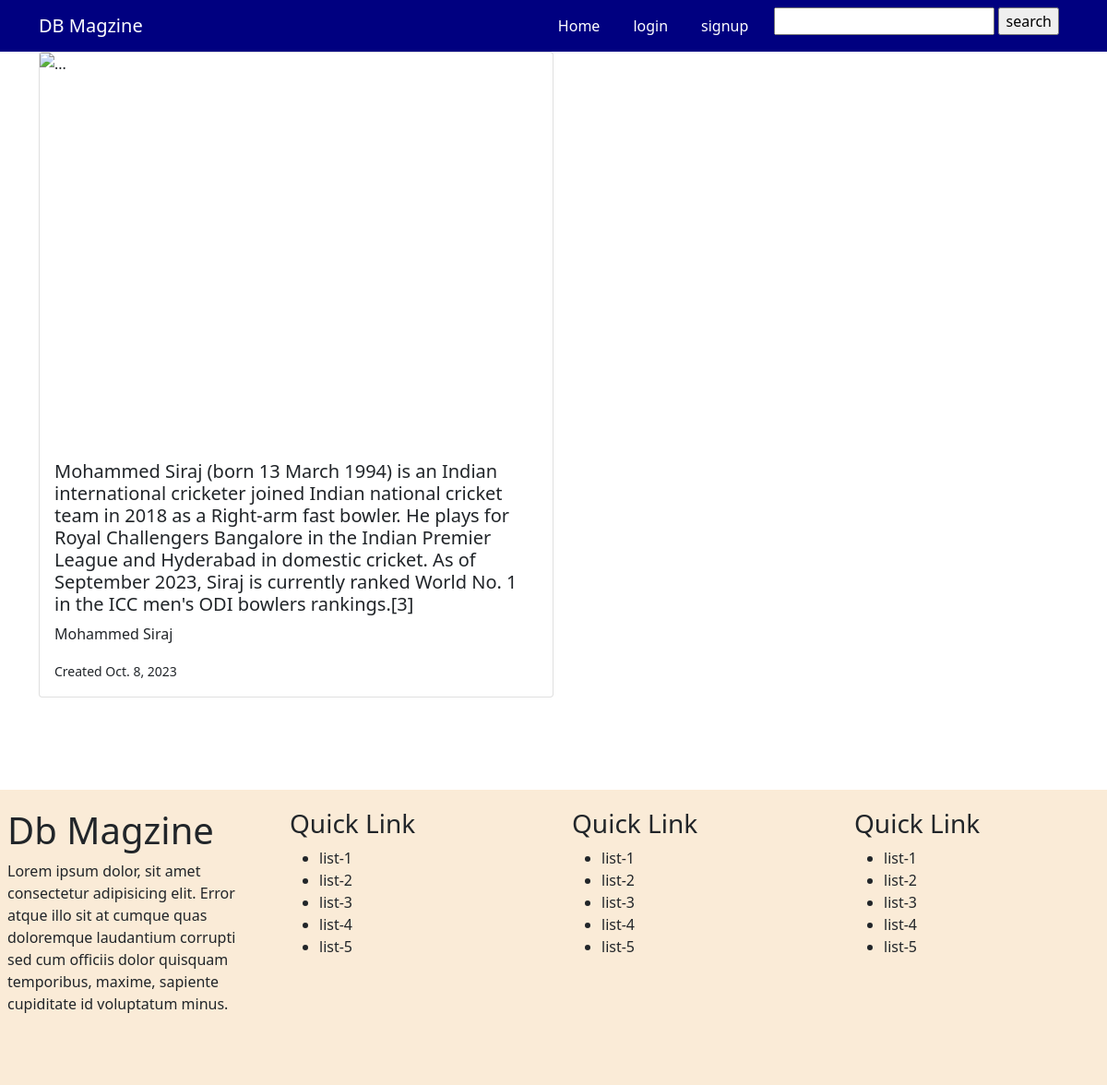
The app's page /article/9 with its own data.
### front/models.py (models this page shows)
class Article(models.Model):
    title=models.TextField(max_length=400, default='')
    des=models.TextField(max_length=3000, default='')
    date=models.DateField(default='')
    image=models.TextField()
    category=models.ForeignKey( Cate,  on_delete=models.CASCADE)

### front/views.py (the view)
# urls.py: path('article/<id>', views.article, name="article"),
def article(request,id):
    if User.is_authenticated:
        data=Article.objects.get(id=id)
        return render(request , 'article.html',{'data':data} )
    else:
         return render(request , 'article.html',{'data':data} )

### template/article.html
{% extends 'partial/temp1.html' %}
{% block content %}
<div class="card mb-3" style="height: 700px; width: 50%;">
    <img src="{{data.image }}" class="card-img-top" alt="..." style="height: 70%; width: 100%; object-fit: cover; object-position: top;" >
    <div class="card-body" style="height: 300px;">
      <h5 class="card-title">{{data.title}}</h5>
      <p class="card-text">{{data.des}}</p>
      <p class="card-text"><small class="text-body-secondary">Created {{data.date}}</small></p>
    </div>
  </div>
{% endblock %}

### records on screen
Article: title "Mohammed Siraj (born 13 March 1994) is an Indian international cricketer joined Indian national cricket team in 2018 as a Right-arm fast bowler. He plays for Royal Challengers Bangalore in the Indian Premier League and Hyderabad in domestic cricket. As of September 2023, Siraj is currently ranked World No. 1 in the ICC men's ODI bowlers rankings.[3]", des "Mohammed Siraj", date "Oct. 8, 2023"
